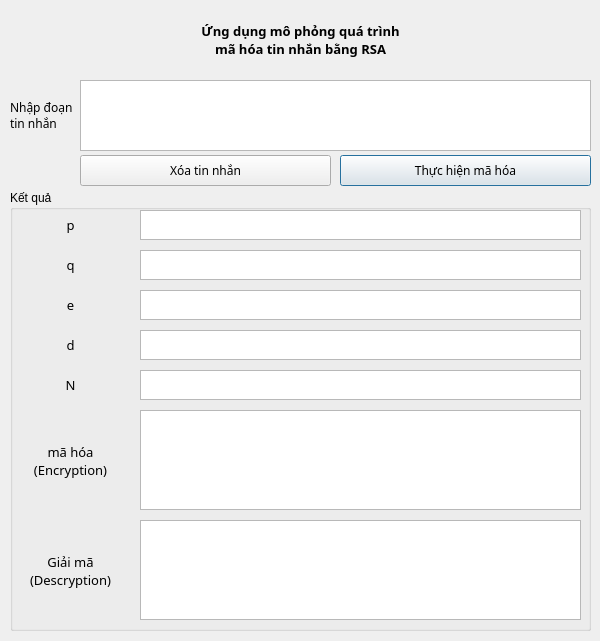
<?xml version="1.0" encoding="UTF-8"?>
<ui version="4.0">
 <class>MainWindow</class>
 <widget class="QDialog" name="MainWindow">
  <property name="geometry">
   <rect>
    <x>0</x>
    <y>0</y>
    <width>600</width>
    <height>641</height>
   </rect>
  </property>
  <property name="windowTitle">
   <string>RSA</string>
  </property>
  <property name="sizeGripEnabled">
   <bool>false</bool>
  </property>
  <widget class="QLabel" name="lbTittle">
   <property name="geometry">
    <rect>
     <x>0</x>
     <y>9</y>
     <width>601</width>
     <height>61</height>
    </rect>
   </property>
   <property name="font">
    <font>
     <family>JetBrains Mono</family>
     <pointsize>10</pointsize>
     <weight>75</weight>
     <italic>false</italic>
     <bold>true</bold>
     <underline>false</underline>
     <strikeout>false</strikeout>
     <kerning>true</kerning>
    </font>
   </property>
   <property name="layoutDirection">
    <enum>Qt::LeftToRight</enum>
   </property>
   <property name="autoFillBackground">
    <bool>true</bool>
   </property>
   <property name="text">
    <string>Ứng dụng mô phỏng quá trình
mã hóa tin nhắn bằng RSA</string>
   </property>
   <property name="alignment">
    <set>Qt::AlignCenter</set>
   </property>
   <property name="wordWrap">
    <bool>false</bool>
   </property>
   <property name="openExternalLinks">
    <bool>false</bool>
   </property>
  </widget>
  <widget class="QTextEdit" name="txtInput">
   <property name="geometry">
    <rect>
     <x>80</x>
     <y>80</y>
     <width>511</width>
     <height>71</height>
    </rect>
   </property>
  </widget>
  <widget class="QLabel" name="lbMsg">
   <property name="geometry">
    <rect>
     <x>10</x>
     <y>80</y>
     <width>71</width>
     <height>71</height>
    </rect>
   </property>
   <property name="font">
    <font>
     <family>JetBrains Mono</family>
    </font>
   </property>
   <property name="text">
    <string>Nhập đoạn 
tin nhắn</string>
   </property>
  </widget>
  <widget class="QPushButton" name="btnEnc">
   <property name="geometry">
    <rect>
     <x>340</x>
     <y>155</y>
     <width>251</width>
     <height>31</height>
    </rect>
   </property>
   <property name="font">
    <font>
     <family>JetBrains Mono</family>
    </font>
   </property>
   <property name="text">
    <string>Thực hiện mã hóa</string>
   </property>
  </widget>
  <widget class="QGroupBox" name="gbtnResult">
   <property name="geometry">
    <rect>
     <x>10</x>
     <y>190</y>
     <width>581</width>
     <height>441</height>
    </rect>
   </property>
   <property name="title">
    <string>Kết quả</string>
   </property>
   <widget class="QLabel" name="lbP">
    <property name="geometry">
     <rect>
      <x>10</x>
      <y>20</y>
      <width>101</width>
      <height>30</height>
     </rect>
    </property>
    <property name="font">
     <font>
      <family>JetBrains Mono</family>
      <pointsize>10</pointsize>
     </font>
    </property>
    <property name="text">
     <string>p</string>
    </property>
    <property name="alignment">
     <set>Qt::AlignCenter</set>
    </property>
   </widget>
   <widget class="QTextEdit" name="txtP">
    <property name="geometry">
     <rect>
      <x>130</x>
      <y>20</y>
      <width>441</width>
      <height>30</height>
     </rect>
    </property>
    <property name="font">
     <font>
      <family>JetBrains Mono</family>
      <pointsize>10</pointsize>
     </font>
    </property>
    <property name="readOnly">
     <bool>false</bool>
    </property>
   </widget>
   <widget class="QLabel" name="lbQ">
    <property name="geometry">
     <rect>
      <x>10</x>
      <y>60</y>
      <width>101</width>
      <height>30</height>
     </rect>
    </property>
    <property name="font">
     <font>
      <family>JetBrains Mono</family>
      <pointsize>10</pointsize>
     </font>
    </property>
    <property name="text">
     <string>q</string>
    </property>
    <property name="alignment">
     <set>Qt::AlignCenter</set>
    </property>
   </widget>
   <widget class="QTextEdit" name="txtQ">
    <property name="geometry">
     <rect>
      <x>130</x>
      <y>60</y>
      <width>441</width>
      <height>30</height>
     </rect>
    </property>
    <property name="font">
     <font>
      <family>JetBrains Mono</family>
      <pointsize>10</pointsize>
     </font>
    </property>
    <property name="readOnly">
     <bool>true</bool>
    </property>
   </widget>
   <widget class="QLabel" name="lbE">
    <property name="geometry">
     <rect>
      <x>10</x>
      <y>100</y>
      <width>101</width>
      <height>30</height>
     </rect>
    </property>
    <property name="font">
     <font>
      <family>JetBrains Mono</family>
      <pointsize>10</pointsize>
     </font>
    </property>
    <property name="text">
     <string>e</string>
    </property>
    <property name="alignment">
     <set>Qt::AlignCenter</set>
    </property>
   </widget>
   <widget class="QTextEdit" name="txtE">
    <property name="geometry">
     <rect>
      <x>130</x>
      <y>100</y>
      <width>441</width>
      <height>30</height>
     </rect>
    </property>
    <property name="font">
     <font>
      <family>JetBrains Mono</family>
      <pointsize>10</pointsize>
     </font>
    </property>
    <property name="readOnly">
     <bool>true</bool>
    </property>
   </widget>
   <widget class="QLabel" name="lbD">
    <property name="geometry">
     <rect>
      <x>10</x>
      <y>140</y>
      <width>101</width>
      <height>30</height>
     </rect>
    </property>
    <property name="font">
     <font>
      <family>JetBrains Mono</family>
      <pointsize>10</pointsize>
     </font>
    </property>
    <property name="text">
     <string>d</string>
    </property>
    <property name="alignment">
     <set>Qt::AlignCenter</set>
    </property>
   </widget>
   <widget class="QTextEdit" name="txtD">
    <property name="geometry">
     <rect>
      <x>130</x>
      <y>140</y>
      <width>441</width>
      <height>30</height>
     </rect>
    </property>
    <property name="font">
     <font>
      <family>JetBrains Mono</family>
      <pointsize>10</pointsize>
     </font>
    </property>
    <property name="readOnly">
     <bool>true</bool>
    </property>
   </widget>
   <widget class="QLabel" name="lbN">
    <property name="geometry">
     <rect>
      <x>10</x>
      <y>180</y>
      <width>101</width>
      <height>30</height>
     </rect>
    </property>
    <property name="font">
     <font>
      <family>JetBrains Mono</family>
      <pointsize>10</pointsize>
     </font>
    </property>
    <property name="text">
     <string>N</string>
    </property>
    <property name="alignment">
     <set>Qt::AlignCenter</set>
    </property>
   </widget>
   <widget class="QTextEdit" name="txtN">
    <property name="geometry">
     <rect>
      <x>130</x>
      <y>180</y>
      <width>441</width>
      <height>30</height>
     </rect>
    </property>
    <property name="font">
     <font>
      <family>JetBrains Mono</family>
      <pointsize>10</pointsize>
     </font>
    </property>
    <property name="readOnly">
     <bool>true</bool>
    </property>
   </widget>
   <widget class="QLabel" name="lbEnc">
    <property name="geometry">
     <rect>
      <x>10</x>
      <y>220</y>
      <width>101</width>
      <height>101</height>
     </rect>
    </property>
    <property name="font">
     <font>
      <family>JetBrains Mono</family>
      <pointsize>10</pointsize>
     </font>
    </property>
    <property name="text">
     <string>mã hóa
(Encryption)</string>
    </property>
    <property name="alignment">
     <set>Qt::AlignCenter</set>
    </property>
   </widget>
   <widget class="QTextEdit" name="txtEnc">
    <property name="geometry">
     <rect>
      <x>130</x>
      <y>220</y>
      <width>441</width>
      <height>100</height>
     </rect>
    </property>
    <property name="font">
     <font>
      <family>JetBrains Mono</family>
      <pointsize>10</pointsize>
     </font>
    </property>
    <property name="readOnly">
     <bool>true</bool>
    </property>
   </widget>
   <widget class="QLabel" name="lbDes">
    <property name="geometry">
     <rect>
      <x>10</x>
      <y>330</y>
      <width>101</width>
      <height>101</height>
     </rect>
    </property>
    <property name="font">
     <font>
      <family>JetBrains Mono</family>
      <pointsize>10</pointsize>
     </font>
    </property>
    <property name="text">
     <string>Giải mã
(Descryption)</string>
    </property>
    <property name="alignment">
     <set>Qt::AlignCenter</set>
    </property>
   </widget>
   <widget class="QTextEdit" name="txtDes">
    <property name="geometry">
     <rect>
      <x>130</x>
      <y>330</y>
      <width>441</width>
      <height>100</height>
     </rect>
    </property>
    <property name="font">
     <font>
      <family>JetBrains Mono</family>
      <pointsize>10</pointsize>
     </font>
    </property>
    <property name="readOnly">
     <bool>true</bool>
    </property>
   </widget>
  </widget>
  <widget class="QPushButton" name="btnClean">
   <property name="geometry">
    <rect>
     <x>80</x>
     <y>155</y>
     <width>251</width>
     <height>31</height>
    </rect>
   </property>
   <property name="font">
    <font>
     <family>JetBrains Mono</family>
    </font>
   </property>
   <property name="text">
    <string>Xóa tin nhắn</string>
   </property>
  </widget>
 </widget>
 <resources/>
 <connections/>
</ui>
